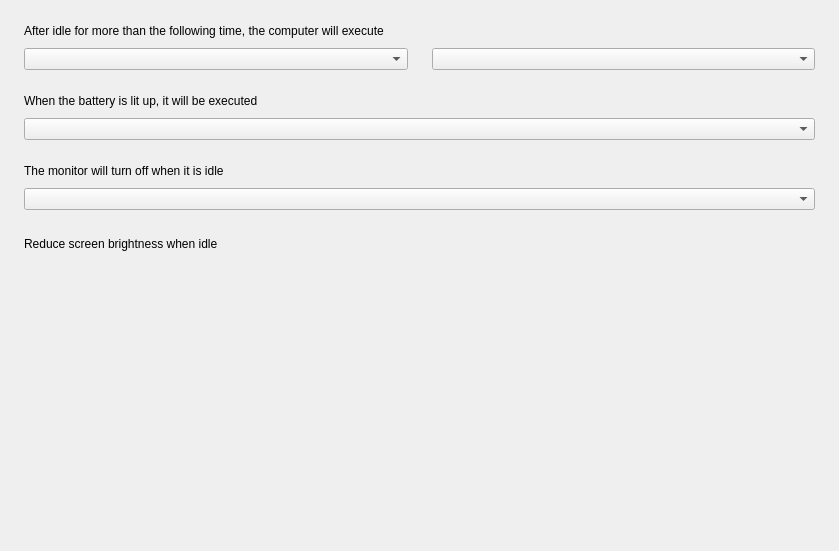
<?xml version="1.0" encoding="UTF-8"?>
<ui version="4.0">
 <class>BatterySettingsPage</class>
 <widget class="QWidget" name="BatterySettingsPage">
  <property name="geometry">
   <rect>
    <x>0</x>
    <y>0</y>
    <width>839</width>
    <height>551</height>
   </rect>
  </property>
  <property name="windowTitle">
   <string>BatterySettingsPage</string>
  </property>
  <layout class="QVBoxLayout" name="verticalLayout">
   <property name="spacing">
    <number>0</number>
   </property>
   <property name="leftMargin">
    <number>24</number>
   </property>
   <property name="topMargin">
    <number>0</number>
   </property>
   <property name="rightMargin">
    <number>24</number>
   </property>
   <property name="bottomMargin">
    <number>0</number>
   </property>
   <item>
    <layout class="QHBoxLayout" name="horizontalLayout">
     <property name="spacing">
      <number>0</number>
     </property>
     <property name="topMargin">
      <number>24</number>
     </property>
     <item>
      <widget class="QLabel" name="label">
       <property name="text">
        <string>After idle for more than the following time, the computer will execute</string>
       </property>
      </widget>
     </item>
    </layout>
   </item>
   <item>
    <layout class="QHBoxLayout" name="horizontalLayout_2">
     <property name="spacing">
      <number>24</number>
     </property>
     <property name="topMargin">
      <number>10</number>
     </property>
     <item>
      <widget class="QComboBox" name="combo_idleTimeout">
       <property name="accessibleName">
        <string>ComboIdleTime</string>
       </property>
      </widget>
     </item>
     <item>
      <widget class="QComboBox" name="combo_idleAction">
       <property name="accessibleName">
        <string>ComboIdleAction</string>
       </property>
      </widget>
     </item>
    </layout>
   </item>
   <item>
    <layout class="QHBoxLayout" name="horizontalLayout_3">
     <property name="spacing">
      <number>0</number>
     </property>
     <property name="topMargin">
      <number>24</number>
     </property>
     <item>
      <widget class="QLabel" name="label_2">
       <property name="accessibleName">
        <string/>
       </property>
       <property name="text">
        <string>When the battery is lit up, it will be executed</string>
       </property>
      </widget>
     </item>
    </layout>
   </item>
   <item>
    <layout class="QHBoxLayout" name="horizontalLayout_4">
     <property name="spacing">
      <number>0</number>
     </property>
     <property name="topMargin">
      <number>10</number>
     </property>
     <item>
      <widget class="QComboBox" name="combo_noPowerAction">
       <property name="accessibleName">
        <string>ComboLowBatteryAction</string>
       </property>
      </widget>
     </item>
    </layout>
   </item>
   <item>
    <layout class="QHBoxLayout" name="horizontalLayout_5">
     <property name="spacing">
      <number>0</number>
     </property>
     <property name="topMargin">
      <number>24</number>
     </property>
     <item>
      <widget class="QLabel" name="label_3">
       <property name="text">
        <string>The monitor will turn off when it is idle</string>
       </property>
      </widget>
     </item>
    </layout>
   </item>
   <item>
    <layout class="QHBoxLayout" name="horizontalLayout_6">
     <property name="spacing">
      <number>0</number>
     </property>
     <property name="topMargin">
      <number>10</number>
     </property>
     <item>
      <widget class="QComboBox" name="combo_monitorOffTimeout">
       <property name="accessibleName">
        <string>ComboMonitorTurnOffIdleTime</string>
       </property>
      </widget>
     </item>
    </layout>
   </item>
   <item>
    <layout class="QHBoxLayout" name="layout_reduceBrightness">
     <property name="spacing">
      <number>0</number>
     </property>
     <property name="topMargin">
      <number>24</number>
     </property>
     <item>
      <widget class="QLabel" name="label_4">
       <property name="text">
        <string>Reduce screen brightness when idle</string>
       </property>
      </widget>
     </item>
     <item>
      <spacer name="horizontalSpacer">
       <property name="orientation">
        <enum>Qt::Horizontal</enum>
       </property>
       <property name="sizeHint" stdset="0">
        <size>
         <width>40</width>
         <height>20</height>
        </size>
       </property>
      </spacer>
     </item>
    </layout>
   </item>
   <item>
    <spacer name="verticalSpacer">
     <property name="orientation">
      <enum>Qt::Vertical</enum>
     </property>
     <property name="sizeHint" stdset="0">
      <size>
       <width>20</width>
       <height>40</height>
      </size>
     </property>
    </spacer>
   </item>
  </layout>
 </widget>
 <resources/>
 <connections/>
</ui>
